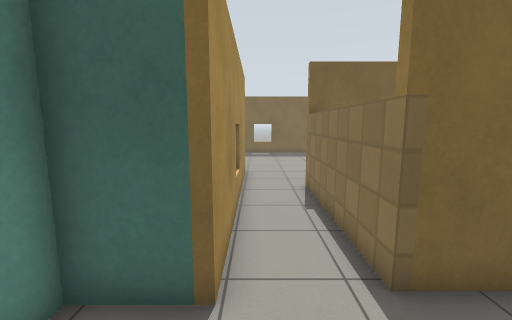
view 1 (above)

16 first-person views from a walk through a Gazebo world. The camera is 1.3 m above the floor, tilts 8° down and sees 90° across. The floor is counted in squares, 0.5 m on a side. Each view is taken from the middle of a square. On the plan, view 1 faces up. The plan holds only what a view shows up to about 18 squares ahead; the rest is blank. The place goes on beyond the plan. The robots in the file are not drawn. Gazebo's built-in surfaces are drawn with simple patterns.

view 2
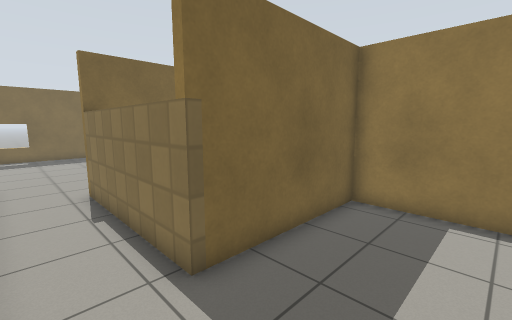

view 3
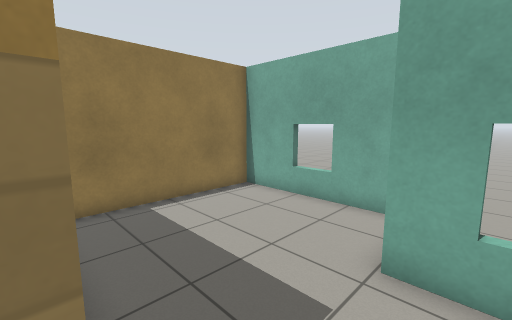

view 4
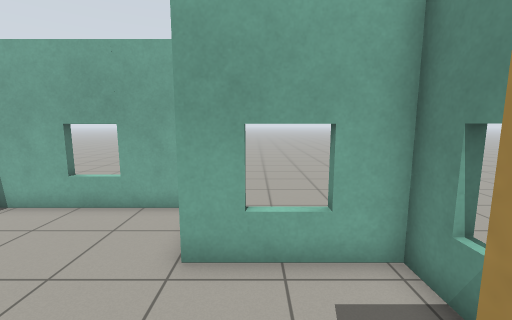

view 5
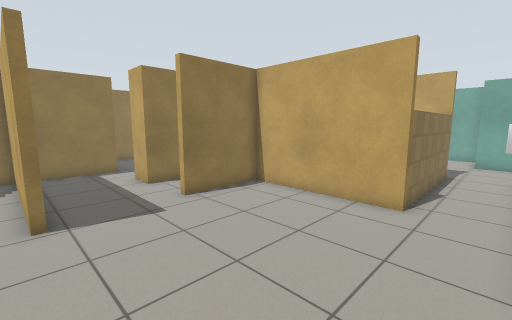

view 6
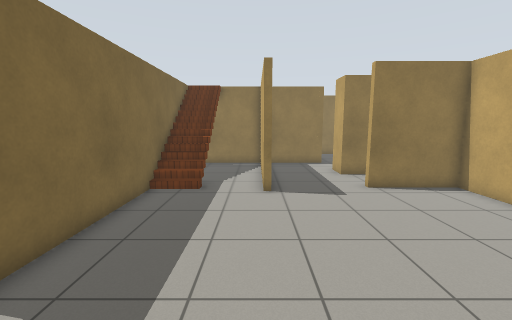

view 7
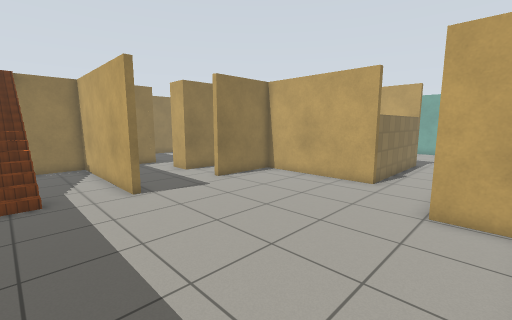

view 8
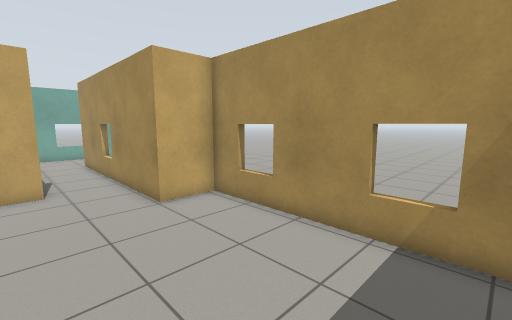

view 9
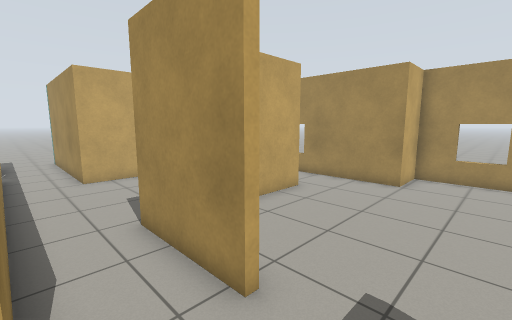

view 10
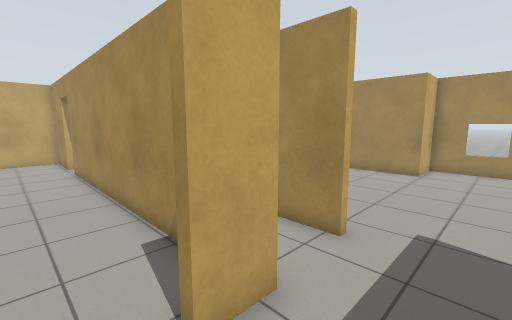

view 11
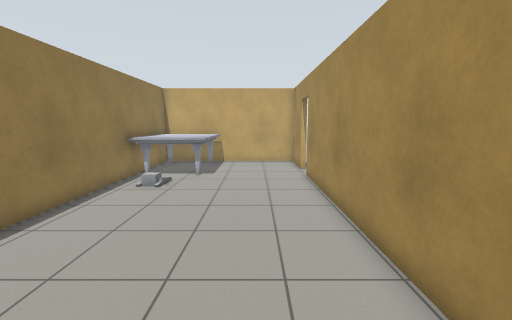

view 12
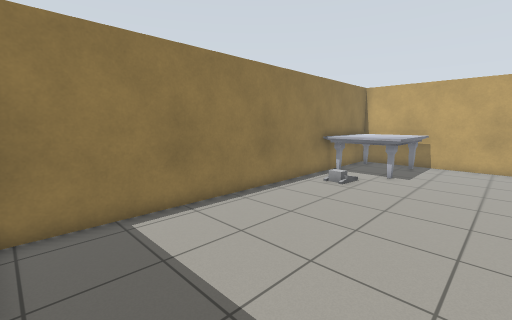

view 13
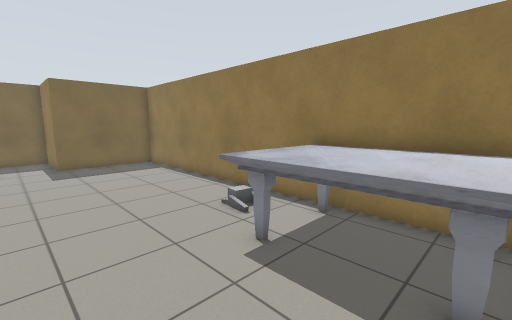

view 14
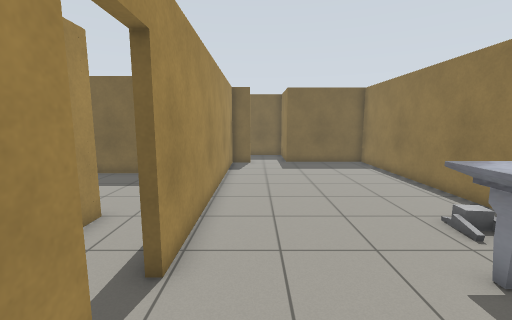

view 15
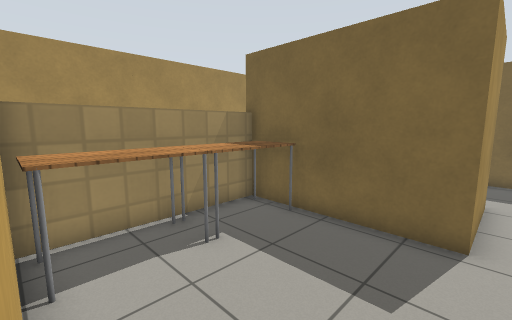

view 16
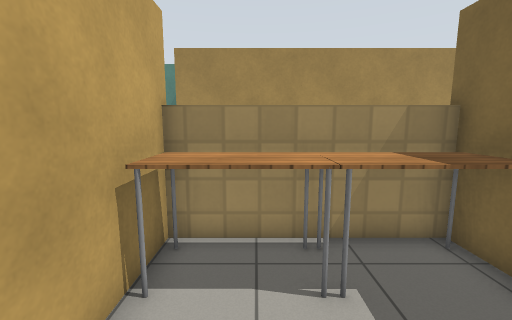

### Floor plan
Ten units are one square. View 1 is at (0, 0); x grows to the right and y downward. Boxes are objects, and circles mark ways between rooms. Rooms are numbered by the first view taken in them; rooms with no view inside come last. Other rooms are left out.
<svg viewBox="-33 -238 243 283">
<path fill="none" stroke="#000" d="M16 37 83 37 83 -37 21 -37 21 -107M-6 -114 -6 -34 -28 -34 -28 5 15 5M77 -187 151 -187 151 -224M44 -107 83 -107 83 -144M21 -107 24 -107 24 -95M116 -233 -1 -233M-28 -222 -28 -139 -6 -139 -6 -114M111 -30 111 -146 126 -146M20 -40 86 -40 86 40M24 -95 24 -39M86 -145 86 -104 44 -104M92 -184 84 -184M203 -14 203 -146 151 -146 151 -184 129 -184M114 7 114 39 203 39M128 -143 114 -143 114 -10M114 37 141 37"/>
<rect x="25" y="-75" width="20" height="30" fill="#bbb"><title>table</title></rect>
<rect x="25" y="-105" width="20" height="30" fill="#bbb"><title>table</title></rect>
<rect x="165" y="-15" width="40" height="50" fill="#bbb"><title>marble table</title></rect>
<rect x="185" y="-35" width="10" height="10" fill="#bbb"><title>person</title></rect>
<circle cx="5" cy="-115" r="3" fill="#2a7"/>
<circle cx="80" cy="-160" r="3" fill="#2a7"/>
<circle cx="110" cy="-5" r="3" fill="#2a7"/>
<circle cx="115" cy="-160" r="3" fill="#2a7"/>
<text x="30" y="-20">1</text>
<text x="50" y="-170">2</text>
<text x="90" y="-60">3</text>
<text x="150" y="-60">4</text>
</svg>
Room 1 opens to room 2. Room 2 opens to room 3. Room 3 opens to room 4.

Where each view was taken, in squares from view 1:
view 1: 0 up, 0 right, facing up
view 2: 0 up, 0 right, facing up-right
view 3: 4 up, 0 right, facing down-right
view 4: 4 up, 0 right, facing down
view 5: 19 up, 0 right, facing down-right
view 6: 19 up, 2 left, facing right
view 7: 22 up, 2 left, facing down-right
view 8: 22 up, 3 right, facing down-left
view 9: 17 up, 11 right, facing down-left
view 10: 17 up, 14 right, facing down-left
view 11: 14 up, 14 right, facing down
view 12: 14 up, 13 right, facing down-right
view 13: 3 down, 13 right, facing up-right
view 14: 3 down, 13 right, facing up
view 15: 4 up, 9 right, facing up-left
view 16: 6 up, 8 right, facing left
